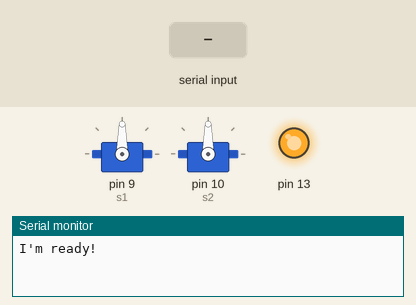
Bench run of a sketch on a simulated Arduino Uno, built with avr-gcc and run on an emulated ATmega328P. On the bench: 2 × servo, output pins drawn as LEDs (lit = HIGH), the last lines printed to the serial monitor. The test bench sets the inputs (shaded band).

Above: at 1.2 s.
1.3 s: byte 30 received over Serial
At 2.0 s:
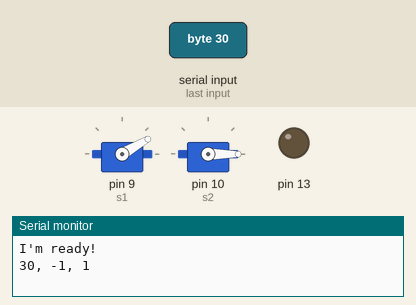
2.8 s: byte 90 received over Serial
At 3.1 s:
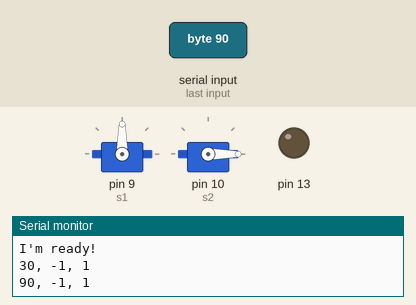
4.3 s: byte 120 received over Serial
At 5.5 s:
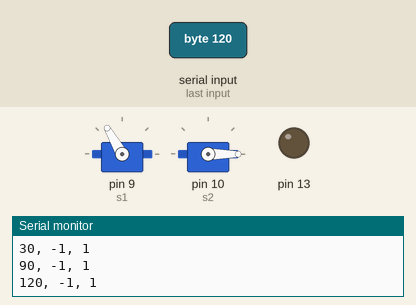
Timing chart, 0 to 7.3 s (numbered marks = the images above; inputs shaded):
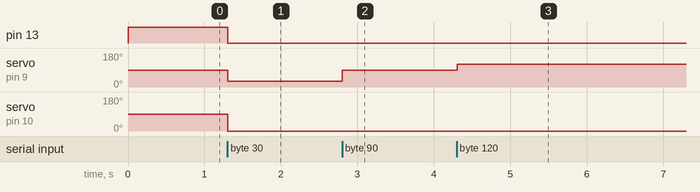

Measured:
- after the input at 1.3 s, pin 13: HIGH → LOW at once; servo on pin 9 (s1): 90° → 30° at once; servo on pin 10 (s2): 90° → 0° at once
- after the input at 2.8 s, servo on pin 9 (s1): 30° → 90° at once
- after the input at 4.3 s, servo on pin 9 (s1): 90° → 120° at once

The sketch:

s500.ino
```cpp
/*
 * Nima Dehmamy, Dec 2015
 * we sent chars to arduino to control servos
 * but they seem to go only up to 127
 * so now I'll use two bytes
 */

#include <Servo.h>
Servo s1,s2;
int a1=0;
int a2=0;
boolean receivedAngles=false;
boolean laserOn=false;


void setup() {
  // put your setup code here, to run once:
  s1.attach(9);
  s2.attach(10);
  Serial.begin(9600);
  pinMode(13, OUTPUT);
  digitalWrite(13, HIGH);
  Serial.println("I'm ready!");
}

void loop() {
  //Serial.println("hello world!!");
  fetchAngles();
  // put your main code here, to run repeatedly:
  if (receivedAngles){
    Serial.print(a1); Serial.print(", ");
    Serial.print(a2); Serial.print(", ");
    Serial.println(laserOn);
    s1.write(a1);
    s2.write(a2);
    if (laserOn ) digitalWrite(13, LOW);
    else digitalWrite(13, HIGH);
  }
  delay(2);
}


void fetchAngles() {
  if (Serial.available()) {
    // get the new byte:
    a1 = (int)Serial.read();
    delay(2);
    a2 = (int)Serial.read();
    delay(2);
    laserOn = ((int)Serial.read()<60);//(boolean)Serial.read();
    receivedAngles=true;
  }
  else receivedAngles=false;
}
```
